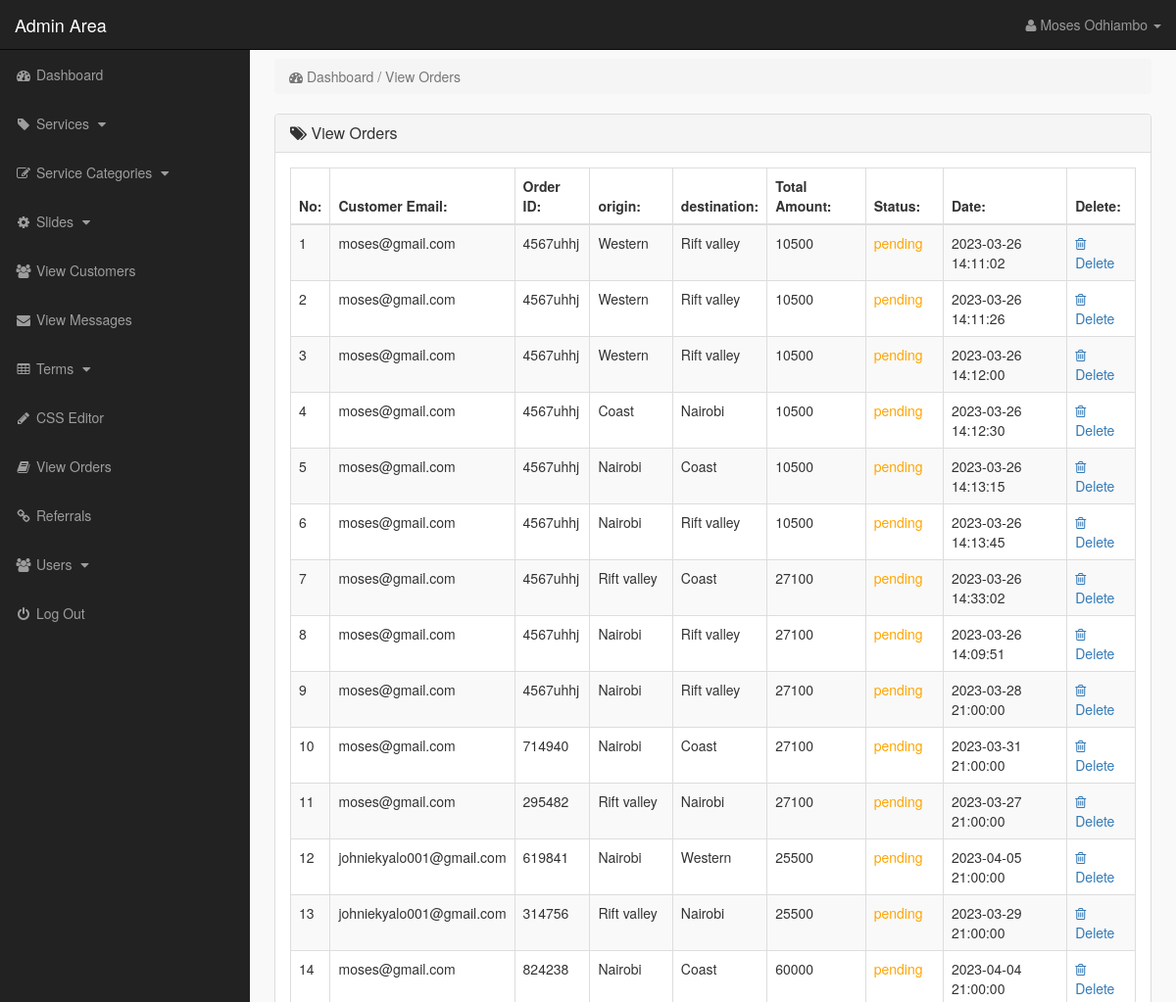
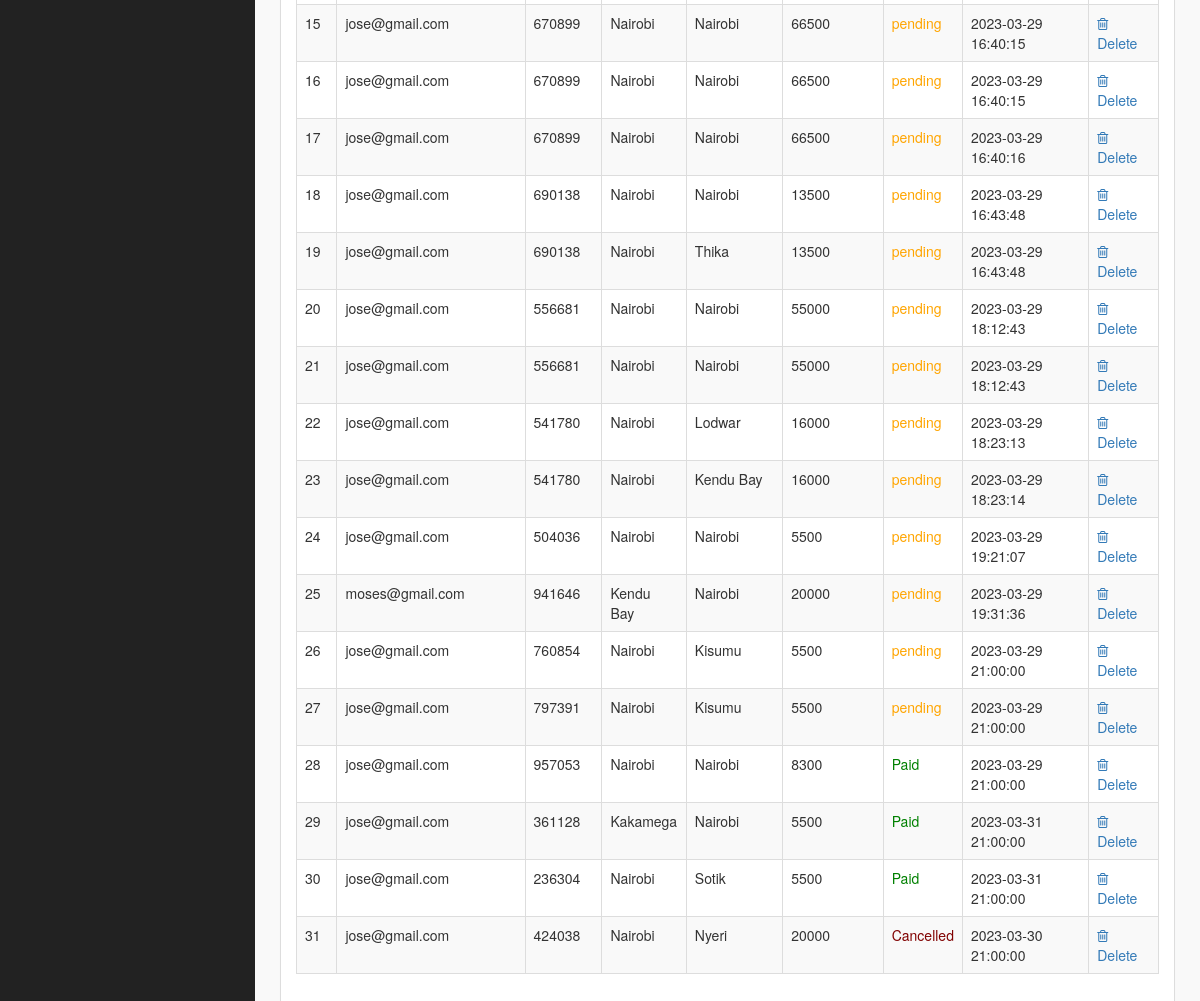
Screenshot of /admin_area/index.php?view_orders (signed in) with the database file from the repository (2 pictures, top to bottom).
### tables this page shows
CREATE TABLE `orders` (
  `id` int(11) NOT NULL,
  `customer` varchar(255) DEFAULT NULL,
  `order_id` varchar(255) DEFAULT NULL,
  `payment_status` varchar(10) NOT NULL,
  `amount` varchar(255) DEFAULT NULL,
  `origin` varchar(100) NOT NULL,
  `destination` varchar(100) NOT NULL,
  `order_date` timestamp NOT NULL DEFAULT current_timestamp()
);

### admin_area/view_orders.php (the view, shortened to what this page needs)
<?php
    if(!isset($_SESSION['admin_email'])){
        echo "<script>window.open('login.php','_self')</script>";
    }else{
?>
<div class="row">
    <div class="col-lg-12">
        <ol class="breadcrumb">
            <li class="active">
                <i class="fa fa-dashboard"></i> Dashboard / View Orders
            </li>
        </ol>
    </div>
</div>
<div class="row">
    <div class="col-lg-12">
        <div class="panel panel-default">
            <div class="panel-heading">
               <h3 class="panel-title">
                   <i class="fa fa-tags"></i>  View Orders
               </h3>
            </div>
            <div class="panel-body">
                <div class="table-responsive">
                    <table class="table table-striped table-bordered table-hover">
                        <thead>
                            <tr>
                                <th> No: </th>
                                <th> Customer Email: </th>
                                <th>Order ID: </th>
                                <th> origin: </th>
                                <th> destination: </th>
                                <th> Total Amount: </th>
                                <th> Status: </th>
                                <th> Date: </th>
                                <th> Delete: </th>
                            </tr>
                        </thead>
                        <tbody>
                            <?php
                                $i=0;
                                $get_orders = "select * from orders";
                                $run_orders = mysqli_query($con,$get_orders);
                                while($row_order=mysqli_fetch_array($run_orders)){
                                    $customer = $row_order['customer'];
                                    $order_id = $row_order['id'];
                                    $invoice_no = $row_order['order_id'];
                                    $origin       = $row_order['origin'];
                                    $destination  = $row_order['destination'];
                                    $date = $row_order['order_date'];
                                    $amount = $row_order['amount'];
                                    $status = $row_order['payment_status'];
                                    $i++;
                            ?>
                            <tr>
                                <td> <?php echo $i; ?> </td>
                                <td> <?php echo $customer; ?> </td>
                                <td> <?php echo $invoice_no; ?></td>
                                <td> <?php echo $origin; ?></td>
                                <td> <?php echo $destination; ?></td>
                                <td> <?php echo $amount; ?> </td>
                                <td> <?php
                                    $class = strtolower($status);
                                    echo "<span class='$class'> $status </span>";?> </td>
                                <td> <?php echo $date; ?> </td>
                                <td>
                                     <a href="index.php?delete_order=<?php echo $order_id; ?>">
                                        <i class="fa fa-trash-o"></i> Delete
                                     </a>
                                </td>
                            </tr>
                            <?php } ?>
                        </tbody>
                    </table>
                </div>
            </div>
        </div>
    </div>
</div>
<?php } ?>

### admin_area/includes/sidebar.php (shortened to what this page needs)
<?php
    if(!isset($_SESSION['admin_email'])){
        echo "<script>window.open('login.php','_self')</script>";
    }else{
?>
<nav class="navbar navbar-inverse navbar-fixed-top">
    <div class="navbar-header">
        <a href="index.php?dashboard" class="navbar-brand">Admin Area</a>
    </div>
    <ul class="nav navbar-right top-nav">
        <li class="dropdown">
            <a href="#" class="dropdown-toggle" data-toggle="dropdown">
                <i class="fa fa-user"></i> <?php echo $admin_name;  ?> <b class="caret"></b>
            </a>
        </li>
    </ul>
    <div class="collapse navbar-collapse navbar-ex1-collapse">
        <ul class="nav navbar-nav side-nav">
            <li>
                <a href="index.php?dashboard">
                        <i class="fa fa-fw fa-dashboard"></i> Dashboard
                </a>
            </li>
            <li>
                <a href="#" data-toggle="collapse" data-target="#products">
                        <i class="fa fa-fw fa-tag"></i> Services
                        <i class="fa fa-fw fa-caret-down"></i>
                </a>
            </li>
            <li>
                <a href="#" data-toggle="collapse" data-target="#p_cat">
                        <i class="fa fa-fw fa-edit"></i> Service Categories
                        <i class="fa fa-fw fa-caret-down"></i>
                </a>
            </li>
            <li>
                <a href="#" data-toggle="collapse" data-target="#slides">
                        <i class="fa fa-fw fa-gear"></i> Slides
                        <i class="fa fa-fw fa-caret-down"></i>
                </a>
            </li>
            <li>
                <a href="index.php?view_customers">
                    <i class="fa fa-fw fa-users"></i> View Customers
                </a>
            </li>
            <li>
                <a href="index.php?messages">
                    <i class="fa fa-fw fa-envelope"></i> View Messages
                </a>
            </li>
            <li>
                <a href="#" data-toggle="collapse" data-target="#terms">
                        <i class="fa fa-fw fa-table"></i> Terms
                        <i class="fa fa-fw fa-caret-down"></i>
                </a>
            </li>
             <li>
                <a href="index.php?edit_css">
                    <i class="fa fa-fw fa-pencil"></i> CSS Editor
                </a>
            </li>
            <li>
                <a href="index.php?view_orders">
                    <i class="fa fa-fw fa-book"></i> View Orders
                </a>
            </li>
            <li>
                <a href="index.php?view_referrals">
                    <i class="fa fa-fw fa-link"></i> Referrals
                </a>
            </li>
            <li>
                <a href="#" data-toggle="collapse" data-target="#users">
                        <i class="fa fa-fw fa-users"></i> Users
                        <i class="fa fa-fw fa-caret-down"></i>
                </a>
            </li>
            <li>
                <a href="logout.php">
                    <i class="fa fa-fw fa-power-off"></i> Log Out
                </a>
            </li>
        </ul>
    </div>
</nav>
<?php } ?>

### admin_area/css/style.css (style rules this page uses)
body { margin-top: 100px; }
@media (min-width: 768px) { body { margin-top: 50px; } }
.top-nav { padding: 0 15px; }
.top-nav>li { float: left; display: inline-block; }
.top-nav>li>a { color: #999999; line-height: 20px; padding-top: 15px; padding-bottom: 15px; }
@media (min-width: 768px) { .side-nav { position: fixed; top: 51px; bottom: 0; width: 255px; overflow-y: auto; overflow-x: hidden; background-color: #222222; padding-bottom: 40px; border-radius: 0; } }
@media (min-width: 768px) { .side-nav>li>a { width: 255px; } }
.panel-body { border-radius: 5px; }

### admin_area/view_orders.php (style rules this page uses)
.pending { color: orange; }
.paid { color: green; }
.cancelled { color: maroon; }

### rows the page displays
orders: customer "moses@gmail.com", order "4567uhhj", origin "Western", destination "Rift valley", amount "10500", payment_status "pending", order_date "2023-03-26 14:11:02"
orders: customer "moses@gmail.com", order "4567uhhj", origin "Western", destination "Rift valley", amount "10500", payment_status "pending", order_date "2023-03-26 14:11:26"
orders: customer "moses@gmail.com", order "4567uhhj", origin "Western", destination "Rift valley", amount "10500", payment_status "pending", order_date "2023-03-26 14:12:00"
orders: customer "moses@gmail.com", order "4567uhhj", origin "Coast", destination "Nairobi", amount "10500", payment_status "pending", order_date "2023-03-26 14:12:30"
orders: customer "moses@gmail.com", order "4567uhhj", origin "Nairobi", destination "Coast", amount "10500", payment_status "pending", order_date "2023-03-26 14:13:15"
orders: customer "moses@gmail.com", order "4567uhhj", origin "Nairobi", destination "Rift valley", amount "10500", payment_status "pending", order_date "2023-03-26 14:13:45"
orders: customer "moses@gmail.com", order "4567uhhj", origin "Rift valley", destination "Coast", amount "27100", payment_status "pending", order_date "2023-03-26 14:33:02"
orders: customer "moses@gmail.com", order "4567uhhj", origin "Nairobi", destination "Rift valley", amount "27100", payment_status "pending", order_date "2023-03-26 14:09:51"
orders: customer "moses@gmail.com", order "4567uhhj", origin "Nairobi", destination "Rift valley", amount "27100", payment_status "pending", order_date "2023-03-28 21:00:00"
orders: customer "moses@gmail.com", order "714940", origin "Nairobi", destination "Coast", amount "27100", payment_status "pending", order_date "2023-03-31 21:00:00"
orders: customer "moses@gmail.com", order "295482", origin "Rift valley", destination "Nairobi", amount "27100", payment_status "pending", order_date "2023-03-27 21:00:00"
orders: customer "johniekyalo001@gmail.com", order "619841", origin "Nairobi", destination "Western", amount "25500", payment_status "pending", order_date "2023-04-05 21:00:00"
orders: customer "johniekyalo001@gmail.com", order "314756", origin "Rift valley", destination "Nairobi", amount "25500", payment_status "pending", order_date "2023-03-29 21:00:00"
orders: customer "moses@gmail.com", order "824238", origin "Nairobi", destination "Coast", amount "60000", payment_status "pending", order_date "2023-04-04 21:00:00"
orders: customer "jose@gmail.com", order "670899", origin "Nairobi", destination "Nairobi", amount "66500", payment_status "pending", order_date "2023-03-29 16:40:15"
orders: customer "jose@gmail.com", order "670899", origin "Nairobi", destination "Nairobi", amount "66500", payment_status "pending", order_date "2023-03-29 16:40:15"
orders: customer "jose@gmail.com", order "670899", origin "Nairobi", destination "Nairobi", amount "66500", payment_status "pending", order_date "2023-03-29 16:40:16"
orders: customer "jose@gmail.com", order "690138", origin "Nairobi", destination "Nairobi", amount "13500", payment_status "pending", order_date "2023-03-29 16:43:48"
orders: customer "jose@gmail.com", order "690138", origin "Nairobi", destination "Thika", amount "13500", payment_status "pending", order_date "2023-03-29 16:43:48"
orders: customer "jose@gmail.com", order "556681", origin "Nairobi", destination "Nairobi", amount "55000", payment_status "pending", order_date "2023-03-29 18:12:43"
orders: customer "jose@gmail.com", order "556681", origin "Nairobi", destination "Nairobi", amount "55000", payment_status "pending", order_date "2023-03-29 18:12:43"
orders: customer "jose@gmail.com", order "541780", origin "Nairobi", destination "Lodwar", amount "16000", payment_status "pending", order_date "2023-03-29 18:23:13"
orders: customer "jose@gmail.com", order "541780", origin "Nairobi", destination "Kendu Bay", amount "16000", payment_status "pending", order_date "2023-03-29 18:23:14"
orders: customer "jose@gmail.com", order "504036", origin "Nairobi", destination "Nairobi", amount "5500", payment_status "pending", order_date "2023-03-29 19:21:07"
orders: customer "moses@gmail.com", order "941646", origin "Kendu Bay", destination "Nairobi", amount "20000", payment_status "pending", order_date "2023-03-29 19:31:36"
orders: customer "jose@gmail.com", order "760854", origin "Nairobi", destination "Kisumu", amount "5500", payment_status "pending", order_date "2023-03-29 21:00:00"
orders: customer "jose@gmail.com", order "797391", origin "Nairobi", destination "Kisumu", amount "5500", payment_status "pending", order_date "2023-03-29 21:00:00"
orders: customer "jose@gmail.com", order "957053", origin "Nairobi", destination "Nairobi", amount "8300", payment_status "Paid", order_date "2023-03-29 21:00:00"
orders: customer "jose@gmail.com", order "361128", origin "Kakamega", destination "Nairobi", amount "5500", payment_status "Paid", order_date "2023-03-31 21:00:00"
orders: customer "jose@gmail.com", order "236304", origin "Nairobi", destination "Sotik", amount "5500", payment_status "Paid", order_date "2023-03-31 21:00:00"
orders: customer "jose@gmail.com", order "424038", origin "Nairobi", destination "Nyeri", amount "20000", payment_status "Cancelled", order_date "2023-03-30 21:00:00"

### other values shown
$admin_name "Moses Odhiambo"
